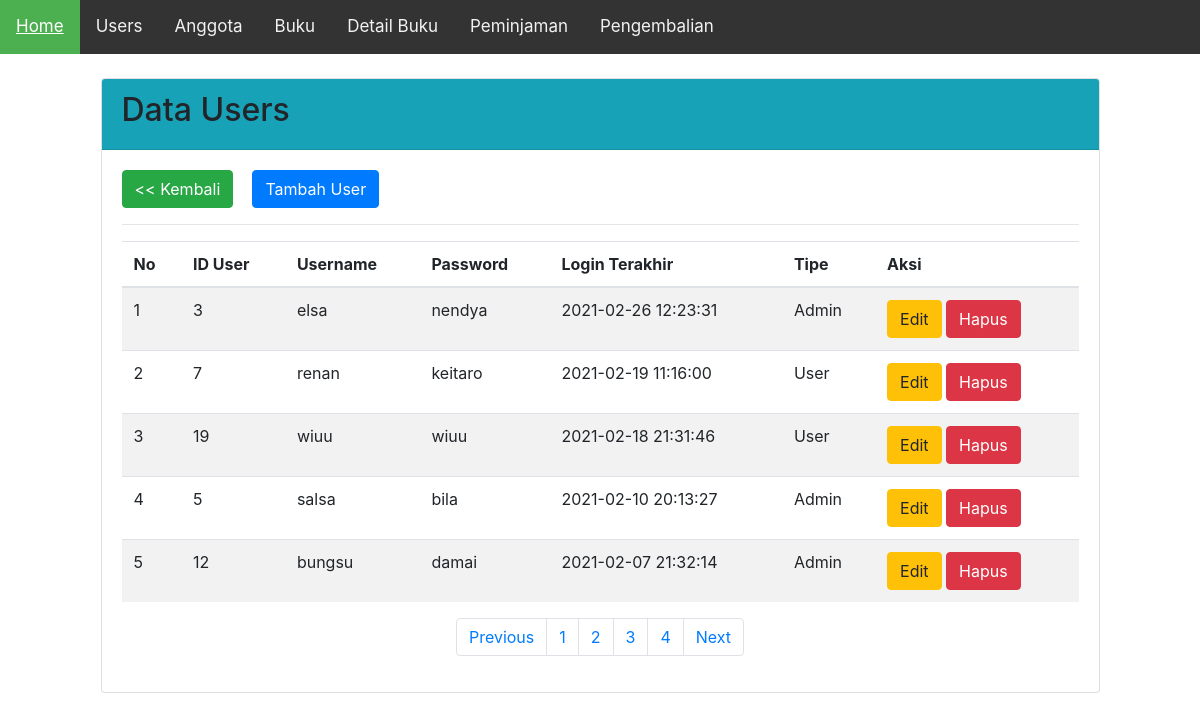
/users.php (signed in), run on the app's committed database.
### tables this page shows
CREATE TABLE `users` (
  `id_user` int(11) NOT NULL,
  `username` varchar(30) NOT NULL,
  `password` varchar(30) NOT NULL,
  `type` varchar(5) NOT NULL,
  `lastlogin` datetime NOT NULL
);

### koneksi.php (called while the page is built, shortened)
<?php
	class database{
		var $host 	= "localhost";
		var $uname	= "root";
		var $passw	= "";
		var $db 	= "perpustakaan";
		function __construct(){
			$this->koneksi = mysqli_connect(
				$this->host,
				$this->uname,
				$this->passw,
				$this->db);
		}
		function tampil_user(){
			$query = mysqli_query($this->koneksi,"select * from users");
			$data = $query->num_rows;
			return $data;
		}
		function tampil_users_paging($awal,$batas){
		$data = mysqli_query($this->koneksi,"select * from users order by lastlogin desc limit $awal, $batas");
		while($row= mysqli_fetch_array($data)){
			$hasil[]= $row;
		}
		$jml = $data->num_rows;
		if ($jml != 0) {
			return $hasil;
		}
	}
	}
?>

### view_users.php (the view, shortened to what this page needs)
<div class="table-responsive">
		<table class="table table-striped">
		<input class="btn btn-success" style="margin-right:2%;" action="action" onclick="window.history.go(-1); return false;" type="submit" value="&lt;&lt; Kembali">
		<a href="tambah_user.php" class="btn btn-primary">Tambah User</a>
		<hr>
			<thead>
			<tr>
				<th>No</th>
				<th>ID User</th>
				<th>Username</th>
				<th>Password</th>
				<th>Login Terakhir</th>
				<th>Tipe</th>
				<th>Aksi</th>
			</tr>
			</thead>
			<?php
				foreach($data_users as $row){
			?>
						<tr>
						<?php
							$cektype = $row['type'];
							if($cektype=='A'){
								$typenya="Admin";
							}else{
								$typenya="User";
							}
						?>
						<td><?php echo $nomor++; ?></td>
						<td><?php echo $row['id_user']; ?></td>
						<td><?php echo $row['username']; ?></td>
						<td><?php echo $row['password']; ?></td>
						<td><?php echo $row['lastlogin']; ?></td>
						<td><?php echo $typenya; ?></td>
				<td>
					<a class="btn btn-warning" a href="edit_user.php?id_user=<?php echo $row['id_user']; ?>">Edit</a>
					<a class="btn btn-danger" a href="proses.php?aksi=hapus_user&id_user=<?php echo $row['id_user']; ?>
					"onclick='return confirm("Apakah Yakin Ingin Menghapus?")'>Hapus</a>
				<?php
					}
				?>
				</td>
				</tr>
			</table>
			<nav>
				<ul class="pagination justify-content-center">
					<li class="page-item">
						<a class="page-link" <?php if($halaman > 1) {echo "href='?halaman=$previous'";} ?>>Previous</a>
					</li>
					<?php
					for($x=1;$x<=$total_halaman;$x++){
						?>
						<li class="page-item"><a class="page-link" href="?halaman=<?php echo $x ?>"><?php echo $x; ?></a></li>
						<?php
					}
					?>
					<li class="page-item">
						<a class="page-link" <?php if($halaman < $total_halaman) {echo "href='?halaman=$next'";} ?>>Next</a>
					</li>
				</ul>
			</nav>
		</div>

### data on the page
users: id_user "3", username "elsa", password "nendya", lastlogin "2021-02-26 12:23:31", type "Admin"
users: id_user "7", username "renan", password "keitaro", lastlogin "2021-02-19 11:16:00", type "User"
users: id_user "19", username "wiuu", password "wiuu", lastlogin "2021-02-18 21:31:46", type "User"
users: id_user "5", username "salsa", password "bila", lastlogin "2021-02-10 20:13:27", type "Admin"
users: id_user "12", username "bungsu", password "damai", lastlogin "2021-02-07 21:32:14", type "Admin"
